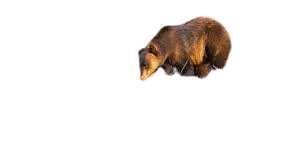
#> input picture pyimagenes/imagenessave/img_sinfondo.png, 299 x 168 px
$ python fondos.py
#> lines starting #> are read from the running program, lines starting #| are printed output that depends on the picture
from PIL import Image
"""Para poder colocar un fondo debemos tener una imagen png, sin fondo,
es decir que el fondo sea 0, transparente"""
if __name__ == '__main__':
    try:
        imagen = Image.open('imagenessave/img_sinfondo.png')
#> imagen is the input picture: PIL image 299x168 RGBA; mean R, G, B, A 10.3, 7, 4.6, 21.1

        """Esto quiere sir si los pixeles son == 0, me realiza el for
        y agrega los colores que puse en la tupla, de lo contrarío
        me imprime el pixel si tiene un valor diferente de 0"""
        new_lista = [
            (200,600,400) if pixel[3] == 0 else pixel
            for pixel in imagen.getdata() #Recorre todos los pixeles
        ]
#> new_lista = 50232 items
        imagen.putdata(new_lista)
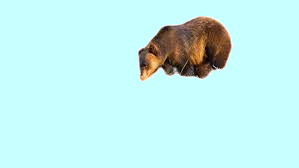
#> imagen: PIL image 299x168 RGBA; mean R, G, B, A 192.2, 238.9, 236.5, 253; transparent parts drawn white
        imagen.show()
    except FileNotFoundError as Error:
        print('Esa ubicación de la imagen no existe')
